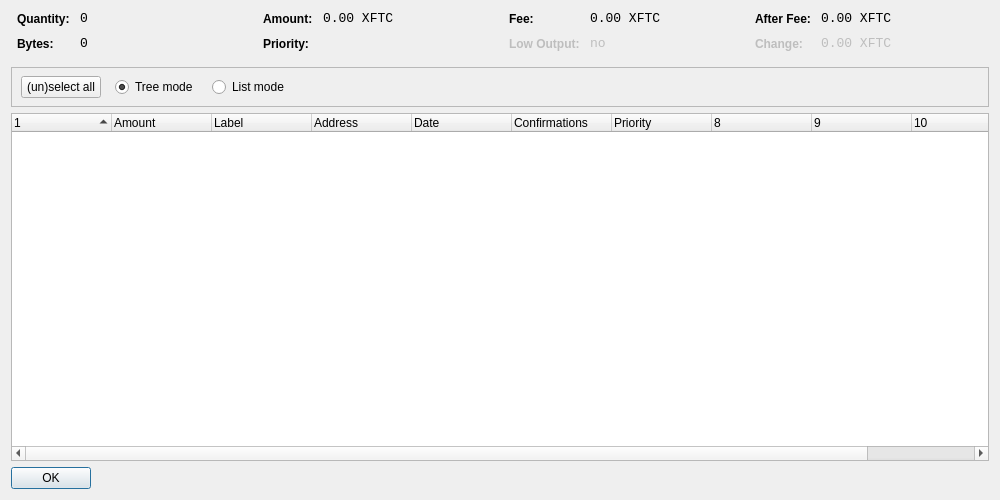
<?xml version="1.0" encoding="UTF-8"?>
<ui version="4.0">
 <class>CoinControlDialog</class>
 <widget class="QDialog" name="CoinControlDialog">
  <property name="geometry">
   <rect>
    <x>0</x>
    <y>0</y>
    <width>1000</width>
    <height>500</height>
   </rect>
  </property>
  <property name="windowTitle">
   <string>Coin Control</string>
  </property>
  <layout class="QVBoxLayout" name="verticalLayout">
   <item>
    <layout class="QHBoxLayout" name="horizontalLayoutTop" stretch="0,0,0,0">
     <property name="topMargin">
      <number>0</number>
     </property>
     <property name="bottomMargin">
      <number>10</number>
     </property>
     <item>
      <layout class="QFormLayout" name="formLayoutCoinControl1">
       <property name="horizontalSpacing">
        <number>10</number>
       </property>
       <property name="verticalSpacing">
        <number>10</number>
       </property>
       <property name="leftMargin">
        <number>6</number>
       </property>
       <property name="rightMargin">
        <number>6</number>
       </property>
       <item row="0" column="0">
        <widget class="QLabel" name="labelCoinControlQuantityText">
         <property name="styleSheet">
          <string notr="true">font-weight:bold;</string>
         </property>
         <property name="text">
          <string>Quantity:</string>
         </property>
        </widget>
       </item>
       <item row="0" column="1">
        <widget class="QLabel" name="labelCoinControlQuantity">
         <property name="font">
          <font>
           <family>Monospace</family>
           <pointsize>10</pointsize>
          </font>
         </property>
         <property name="cursor">
          <cursorShape>IBeamCursor</cursorShape>
         </property>
         <property name="contextMenuPolicy">
          <enum>Qt::ActionsContextMenu</enum>
         </property>
         <property name="text">
          <string notr="true">0</string>
         </property>
         <property name="textInteractionFlags">
          <set>Qt::LinksAccessibleByMouse|Qt::TextSelectableByKeyboard|Qt::TextSelectableByMouse</set>
         </property>
        </widget>
       </item>
       <item row="1" column="0">
        <widget class="QLabel" name="labelCoinControlBytesText">
         <property name="styleSheet">
          <string notr="true">font-weight:bold;</string>
         </property>
         <property name="text">
          <string>Bytes:</string>
         </property>
        </widget>
       </item>
       <item row="1" column="1">
        <widget class="QLabel" name="labelCoinControlBytes">
         <property name="font">
          <font>
           <family>Monospace</family>
           <pointsize>10</pointsize>
          </font>
         </property>
         <property name="cursor">
          <cursorShape>IBeamCursor</cursorShape>
         </property>
         <property name="contextMenuPolicy">
          <enum>Qt::ActionsContextMenu</enum>
         </property>
         <property name="text">
          <string notr="true">0</string>
         </property>
         <property name="textInteractionFlags">
          <set>Qt::LinksAccessibleByMouse|Qt::TextSelectableByKeyboard|Qt::TextSelectableByMouse</set>
         </property>
        </widget>
       </item>
      </layout>
     </item>
     <item>
      <layout class="QFormLayout" name="formLayoutCoinControl2">
       <property name="horizontalSpacing">
        <number>10</number>
       </property>
       <property name="verticalSpacing">
        <number>10</number>
       </property>
       <property name="leftMargin">
        <number>6</number>
       </property>
       <property name="rightMargin">
        <number>6</number>
       </property>
       <item row="0" column="0">
        <widget class="QLabel" name="labelCoinControlAmountText">
         <property name="styleSheet">
          <string notr="true">font-weight:bold;</string>
         </property>
         <property name="text">
          <string>Amount:</string>
         </property>
        </widget>
       </item>
       <item row="0" column="1">
        <widget class="QLabel" name="labelCoinControlAmount">
         <property name="font">
          <font>
           <family>Monospace</family>
           <pointsize>10</pointsize>
          </font>
         </property>
         <property name="cursor">
          <cursorShape>IBeamCursor</cursorShape>
         </property>
         <property name="contextMenuPolicy">
          <enum>Qt::ActionsContextMenu</enum>
         </property>
         <property name="text">
          <string notr="true">0.00 XFTC</string>
         </property>
         <property name="textInteractionFlags">
          <set>Qt::LinksAccessibleByMouse|Qt::TextSelectableByKeyboard|Qt::TextSelectableByMouse</set>
         </property>
        </widget>
       </item>
       <item row="1" column="0">
        <widget class="QLabel" name="labelCoinControlPriorityText">
         <property name="styleSheet">
          <string notr="true">font-weight:bold;</string>
         </property>
         <property name="text">
          <string>Priority:</string>
         </property>
        </widget>
       </item>
       <item row="1" column="1">
        <widget class="QLabel" name="labelCoinControlPriority">
         <property name="font">
          <font>
           <family>Monospace</family>
           <pointsize>10</pointsize>
          </font>
         </property>
         <property name="cursor">
          <cursorShape>IBeamCursor</cursorShape>
         </property>
         <property name="contextMenuPolicy">
          <enum>Qt::ActionsContextMenu</enum>
         </property>
         <property name="text">
          <string/>
         </property>
         <property name="textInteractionFlags">
          <set>Qt::LinksAccessibleByMouse|Qt::TextSelectableByKeyboard|Qt::TextSelectableByMouse</set>
         </property>
        </widget>
       </item>
      </layout>
     </item>
     <item>
      <layout class="QFormLayout" name="formLayoutCoinControl3">
       <property name="horizontalSpacing">
        <number>10</number>
       </property>
       <property name="verticalSpacing">
        <number>10</number>
       </property>
       <property name="leftMargin">
        <number>6</number>
       </property>
       <property name="rightMargin">
        <number>6</number>
       </property>
       <item row="0" column="0">
        <widget class="QLabel" name="labelCoinControlFeeText">
         <property name="styleSheet">
          <string notr="true">font-weight:bold;</string>
         </property>
         <property name="text">
          <string>Fee:</string>
         </property>
        </widget>
       </item>
       <item row="0" column="1">
        <widget class="QLabel" name="labelCoinControlFee">
         <property name="font">
          <font>
           <family>Monospace</family>
           <pointsize>10</pointsize>
          </font>
         </property>
         <property name="cursor">
          <cursorShape>IBeamCursor</cursorShape>
         </property>
         <property name="contextMenuPolicy">
          <enum>Qt::ActionsContextMenu</enum>
         </property>
         <property name="text">
          <string notr="true">0.00 XFTC</string>
         </property>
         <property name="textInteractionFlags">
          <set>Qt::LinksAccessibleByMouse|Qt::TextSelectableByKeyboard|Qt::TextSelectableByMouse</set>
         </property>
        </widget>
       </item>
       <item row="1" column="0">
        <widget class="QLabel" name="labelCoinControlLowOutputText">
         <property name="enabled">
          <bool>false</bool>
         </property>
         <property name="styleSheet">
          <string notr="true">font-weight:bold;</string>
         </property>
         <property name="text">
          <string>Low Output:</string>
         </property>
        </widget>
       </item>
       <item row="1" column="1">
        <widget class="QLabel" name="labelCoinControlLowOutput">
         <property name="enabled">
          <bool>false</bool>
         </property>
         <property name="font">
          <font>
           <family>Monospace</family>
           <pointsize>10</pointsize>
          </font>
         </property>
         <property name="cursor">
          <cursorShape>IBeamCursor</cursorShape>
         </property>
         <property name="contextMenuPolicy">
          <enum>Qt::ActionsContextMenu</enum>
         </property>
         <property name="text">
          <string notr="true">no</string>
         </property>
         <property name="textInteractionFlags">
          <set>Qt::LinksAccessibleByMouse|Qt::TextSelectableByKeyboard|Qt::TextSelectableByMouse</set>
         </property>
        </widget>
       </item>
      </layout>
     </item>
     <item>
      <layout class="QFormLayout" name="formLayoutCoinControl4">
       <property name="horizontalSpacing">
        <number>10</number>
       </property>
       <property name="verticalSpacing">
        <number>10</number>
       </property>
       <property name="leftMargin">
        <number>6</number>
       </property>
       <property name="rightMargin">
        <number>6</number>
       </property>
       <item row="0" column="0">
        <widget class="QLabel" name="labelCoinControlAfterFeeText">
         <property name="styleSheet">
          <string notr="true">font-weight:bold;</string>
         </property>
         <property name="text">
          <string>After Fee:</string>
         </property>
        </widget>
       </item>
       <item row="0" column="1">
        <widget class="QLabel" name="labelCoinControlAfterFee">
         <property name="font">
          <font>
           <family>Monospace</family>
           <pointsize>10</pointsize>
          </font>
         </property>
         <property name="cursor">
          <cursorShape>IBeamCursor</cursorShape>
         </property>
         <property name="contextMenuPolicy">
          <enum>Qt::ActionsContextMenu</enum>
         </property>
         <property name="text">
          <string notr="true">0.00 XFTC</string>
         </property>
         <property name="textInteractionFlags">
          <set>Qt::LinksAccessibleByMouse|Qt::TextSelectableByKeyboard|Qt::TextSelectableByMouse</set>
         </property>
        </widget>
       </item>
       <item row="1" column="0">
        <widget class="QLabel" name="labelCoinControlChangeText">
         <property name="enabled">
          <bool>false</bool>
         </property>
         <property name="styleSheet">
          <string notr="true">font-weight:bold;</string>
         </property>
         <property name="text">
          <string>Change:</string>
         </property>
        </widget>
       </item>
       <item row="1" column="1">
        <widget class="QLabel" name="labelCoinControlChange">
         <property name="enabled">
          <bool>false</bool>
         </property>
         <property name="font">
          <font>
           <family>Monospace</family>
           <pointsize>10</pointsize>
          </font>
         </property>
         <property name="cursor">
          <cursorShape>IBeamCursor</cursorShape>
         </property>
         <property name="contextMenuPolicy">
          <enum>Qt::ActionsContextMenu</enum>
         </property>
         <property name="text">
          <string notr="true">0.00 XFTC</string>
         </property>
         <property name="textInteractionFlags">
          <set>Qt::LinksAccessibleByMouse|Qt::TextSelectableByKeyboard|Qt::TextSelectableByMouse</set>
         </property>
        </widget>
       </item>
      </layout>
     </item>
    </layout>
   </item>
   <item>
    <widget class="QFrame" name="frame">
     <property name="minimumSize">
      <size>
       <width>0</width>
       <height>40</height>
      </size>
     </property>
     <property name="frameShape">
      <enum>QFrame::StyledPanel</enum>
     </property>
     <property name="frameShadow">
      <enum>QFrame::Sunken</enum>
     </property>
     <widget class="QWidget" name="horizontalLayoutWidget">
      <property name="geometry">
       <rect>
        <x>10</x>
        <y>0</y>
        <width>781</width>
        <height>41</height>
       </rect>
      </property>
      <layout class="QHBoxLayout" name="horizontalLayoutPanel" stretch="0,0,0,0,0">
       <property name="spacing">
        <number>14</number>
       </property>
       <item>
        <widget class="QPushButton" name="pushButtonSelectAll">
         <property name="sizePolicy">
          <sizepolicy hsizetype="Maximum" vsizetype="Fixed">
           <horstretch>0</horstretch>
           <verstretch>0</verstretch>
          </sizepolicy>
         </property>
         <property name="text">
          <string>(un)select all</string>
         </property>
        </widget>
       </item>
       <item>
        <widget class="QRadioButton" name="radioTreeMode">
         <property name="sizePolicy">
          <sizepolicy hsizetype="Maximum" vsizetype="Fixed">
           <horstretch>0</horstretch>
           <verstretch>0</verstretch>
          </sizepolicy>
         </property>
         <property name="text">
          <string>Tree mode</string>
         </property>
         <property name="checked">
          <bool>true</bool>
         </property>
        </widget>
       </item>
       <item>
        <widget class="QRadioButton" name="radioListMode">
         <property name="sizePolicy">
          <sizepolicy hsizetype="Maximum" vsizetype="Fixed">
           <horstretch>0</horstretch>
           <verstretch>0</verstretch>
          </sizepolicy>
         </property>
         <property name="text">
          <string>List mode</string>
         </property>
        </widget>
       </item>
       <item>
        <spacer name="horizontalSpacer">
         <property name="orientation">
          <enum>Qt::Horizontal</enum>
         </property>
         <property name="sizeHint" stdset="0">
          <size>
           <width>40</width>
           <height>20</height>
          </size>
         </property>
        </spacer>
       </item>
      </layout>
     </widget>
    </widget>
   </item>
   <item>
    <widget class="CoinControlTreeWidget" name="treeWidget">
     <property name="contextMenuPolicy">
      <enum>Qt::CustomContextMenu</enum>
     </property>
     <property name="sortingEnabled">
      <bool>false</bool>
     </property>
     <property name="columnCount">
      <number>11</number>
     </property>
     <attribute name="headerShowSortIndicator" stdset="0">
      <bool>true</bool>
     </attribute>
     <attribute name="headerStretchLastSection">
      <bool>false</bool>
     </attribute>
     <column>
      <property name="text">
       <string/>
      </property>
     </column>
     <column>
      <property name="text">
       <string>Amount</string>
      </property>
     </column>
     <column>
      <property name="text">
       <string>Label</string>
      </property>
     </column>
     <column>
      <property name="text">
       <string>Address</string>
      </property>
     </column>
     <column>
      <property name="text">
       <string>Date</string>
      </property>
     </column>
     <column>
      <property name="text">
       <string>Confirmations</string>
      </property>
      <property name="toolTip">
       <string>Confirmed</string>
      </property>
     </column>
     <column>
      <property name="text">
       <string>Priority</string>
      </property>
     </column>
     <column>
      <property name="text">
       <string/>
      </property>
     </column>
     <column>
      <property name="text">
       <string/>
      </property>
     </column>
     <column>
      <property name="text">
       <string/>
      </property>
     </column>
     <column>
      <property name="text">
       <string/>
      </property>
     </column>
    </widget>
   </item>
   <item>
    <widget class="QDialogButtonBox" name="buttonBox">
     <property name="sizePolicy">
      <sizepolicy hsizetype="Maximum" vsizetype="Fixed">
       <horstretch>0</horstretch>
       <verstretch>0</verstretch>
      </sizepolicy>
     </property>
     <property name="orientation">
      <enum>Qt::Horizontal</enum>
     </property>
     <property name="standardButtons">
      <set>QDialogButtonBox::Ok</set>
     </property>
    </widget>
   </item>
  </layout>
 </widget>
 <customwidgets>
  <customwidget>
   <class>CoinControlTreeWidget</class>
   <extends>QTreeWidget</extends>
   <header>coincontroltreewidget.h</header>
  </customwidget>
 </customwidgets>
 <resources/>
 <connections/>
</ui>
